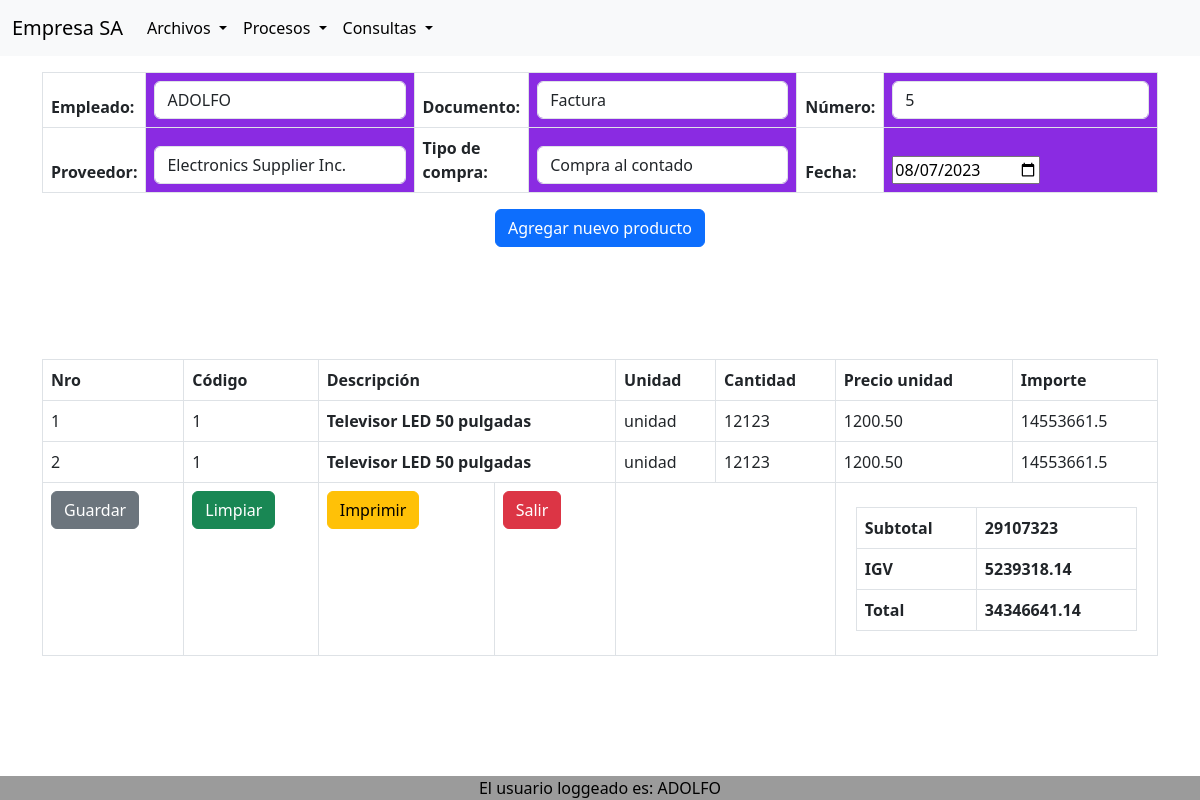
Page /comprar_productos.php (signed in) on the committed database.
### tables this page shows
CREATE TABLE `documento` (
  `id` int(11) NOT NULL,
  `nombre` varchar(50) NOT NULL,
  `numero_actual` int(11) DEFAULT NULL
);

CREATE TABLE `temp` (
  `numero` int(11) NOT NULL,
  `id_producto` int(11) DEFAULT NULL,
  `cantidad` int(11) DEFAULT NULL
);

CREATE TABLE `producto` (
  `id` int(11) NOT NULL,
  `nombre_producto` varchar(50) NOT NULL,
  `unidad_medida` varchar(15) NOT NULL,
  `stock` int(11) NOT NULL,
  `descripcion` varchar(256) DEFAULT NULL,
  `precio_unidad` decimal(10,2) NOT NULL,
  `costo_unidad` decimal(10,2) NOT NULL,
  `id_linea` int(11) DEFAULT NULL
);

### comprar_productos.php (the view, shortened to what this page needs)
<?php
  $conexion = connect_db();
?>
  <?php include('header.php');
  ?>
<form action="compra_realizar.php" method="POST">
    <div class="container mt-3">
      <table class="table table-bordered">
        <thead>
          <tr>
            <th><label for="empleado">Empleado:</label></th>
            <th class="w-25" style="background-color: blueviolet; color: black;">
              <div class="form-group">
                <input type="text" class="form-control" id="nombre_sesion" name="nombre_sesion"
                  value="<?php echo $_SESSION['nombre']; ?>" readonly>
              </div>
            </th>
            <th><label for="documento">Documento:</label></th>
            <th class="w-25" style="background-color: blueviolet; color: black;">
              <div class="form-group">
                <select class="form-control" name="documento" id="documento">
                  <?php
                  $query_documentos = "SELECT * FROM documento";
                  $result_documentos = mysqli_query($conexion, $query_documentos);
                  while ($row_documento = mysqli_fetch_array($result_documentos)) {
                    $nombre_documento = $row_documento['nombre'];
                    echo "<option value='$nombre_documento'>$nombre_documento</option>";
                  }
                  ?>
                </select>
              </div>
            </th>
            <th><label for="numero">Número:</label></th>
            <th class="w-25" style="background-color: blueviolet; color: black;">
              <div class="form-group">
                <?php
                $query_numero_actual = "SELECT numero_actual FROM documento WHERE id = 1";
                $result_numero_actual = mysqli_query($conexion, $query_numero_actual);
                $row_numero_actual = mysqli_fetch_array($result_numero_actual);
                $numero_actual = $row_numero_actual['numero_actual'];
                echo "<input type='number' class='form-control' name='numero_actual' id='numero_actual' value='$numero_actual' readonly>";
                ?>
              </div>
            </th>
          </tr>
          <tr>
          <th><label for="proveedor">Proveedor:</label></th>
            <th class="w-25" style="background-color: blueviolet; color: black;">
              <div class="form-group">
                <select class="form-control" name="proveedor" id="proveedor">
                  <?php
                  $query_proveedores = "SELECT * FROM proveedor";
                  $result_proveedores = mysqli_query($conexion, $query_proveedores);
                  while ($row_proveedor = mysqli_fetch_array($result_proveedores)) {
                    $nombre_proveedor = $row_proveedor['nombre'];
                    echo "<option value='$nombre_proveedor'>$nombre_proveedor</option>";
                  }
                  ?>
                </select>
              </div>
            </th>
            <th><label for="tipo_compra">Tipo de compra:</label></th>
            <th class="w-25" style="background-color: blueviolet; color: black;">
              <div class="form-group">
                <select class="form-control" name="tipo_compra" id="tipo_compra">
                  <option value='contado'>Compra al contado</option>
                </select>
              </div>
            </th>
            <th><label for="fecha">Fecha:</label></th>
            <th class="border-bottom" class="w-25" style="background-color: blueviolet; color: black;">
              <input type="date" name="fecha" id="fecha" value="<?php echo date("Y-m-d"); ?>">
            </th>
          </tr>
        </thead>
      </table>
    </div>
    <div class="container mt-3 text-center">
      <div class="row">
        <div class="col-4 offset-4">
          <button type="button" class="btn btn-primary" data-bs-toggle="modal" data-bs-target="#ComprarProducto">
            Agregar nuevo producto
          </button>
        </div>
      </div>
    </div>
    <br><br><br><br>
    <div class="container mt-3">
      <table class="table table-bordered">
        <thead>
          <tr>
            <th>Nro</th>
            <th>Código</th>
            <th colspan="2">Descripción</th>
            <th>Unidad</th>
            <th>Cantidad</th>
            <th>Precio unidad</th>
            <th>Importe</th>
          </tr>
        </thead>
        <tbody>
          <?php
          $conexion = connect_db();
          $query = "SELECT temp.numero, producto.id AS codigo, producto.nombre_producto AS descripcion, producto.unidad_medida AS unidad, temp.cantidad, producto.precio_unidad AS precio
          FROM temp
          INNER JOIN producto ON temp.id_producto = producto.id";
          $result = mysqli_query($conexion, $query);
          $contador = 1;
          $total = 0;
          while ($row = mysqli_fetch_array($result)) {
            $codigo = $row['codigo'];
            $descripcion = $row['descripcion'];
            $unidad = $row['unidad'];
            $cantidad = $row['cantidad'];
            $precio = $row['precio'];
            $importe = $cantidad * $precio;
            echo "<tr>";
            echo "<td>$contador</td>";
            echo "<td>$codigo</td>";
            echo "<th colspan='2'>$descripcion</th>";
            echo "<td>$unidad</td>";
            echo "<td>$cantidad</td>";
            echo "<td>$precio</td>";
            echo "<td>$importe</td>";
            echo "</tr>";
            $total = $total + $importe;
            $contador++;
          }
          ?>
        </tbody>
        <tfooter>
          <td><button type="submit" class="btn btn-secondary" name="boton" value="1">Guardar</button></td>
          <td><button type="submit" class="btn btn-success" name="boton" value="2">Limpiar</button></td>
          <td><button type="submit" class="btn btn-warning" name="boton" value="3">Imprimir</button></td>
          <td><button type="submit" class="btn btn-danger" name="boton" value="4">Salir</button></td>
          <th colspan="2"></th>
          <th colspan="2">
            <div class="container mt-3">
              <table class="table table-bordered">
                <tbody>
                  <tr>
                    <td>Subtotal</td>
                    <td>
                      <?php echo $total ?>
                    </td>
                  </tr>
                  <tr>
                    <td>IGV</td>
                    <td>
                      <?php echo $total * 18 / 100 ?>
                    </td>
                  </tr>
                  <tr>
                    <td>Total</td>
                    <td>
                      <?php echo $total * 118 / 100 ?>
                    </td>
                  </tr>
                </tbody>
              </table>
            </div>
          </th>
        </tfooter>
      </table>
    </div>
  </form>
  <?php include('footer.php');?>

### rows in the picture
documento: numero_actual "5"
temp: id_producto "1", id_producto.nombre_producto "Televisor LED 50 pulgadas", id_producto.unidad_medida "unidad", cantidad "12123", id_producto.precio_unidad "1200.50", cantidad.precio_unidad "14553661.5"
temp: id_producto "1", id_producto.nombre_producto "Televisor LED 50 pulgadas", id_producto.unidad_medida "unidad", cantidad "12123", id_producto.precio_unidad "1200.50", cantidad.precio_unidad "14553661.5"

### other values in the picture
$total "29107323"
$total * 18 / 100 "5239318.14"
$total * 118 / 100 "34346641.14"
$_SESSION["nombre"] "ADOLFO"
form field documento "Factura"
form field proveedor "Electronics Supplier Inc."
